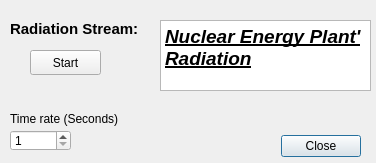
<?xml version="1.0" encoding="UTF-8"?>
<ui version="4.0">
 <class>energy_plant_radiation_classDialogBase</class>
 <widget class="QDialog" name="energy_plant_radiation_classDialogBase">
  <property name="geometry">
   <rect>
    <x>0</x>
    <y>0</y>
    <width>376</width>
    <height>163</height>
   </rect>
  </property>
  <property name="windowTitle">
   <string>Nuclear Energy Plant</string>
  </property>
  <widget class="QDialogButtonBox" name="button_box">
   <property name="geometry">
    <rect>
     <x>280</x>
     <y>130</y>
     <width>81</width>
     <height>32</height>
    </rect>
   </property>
   <property name="orientation">
    <enum>Qt::Horizontal</enum>
   </property>
   <property name="standardButtons">
    <set>QDialogButtonBox::Close</set>
   </property>
  </widget>
  <widget class="QPushButton" name="start_radiation">
   <property name="geometry">
    <rect>
     <x>30</x>
     <y>50</y>
     <width>71</width>
     <height>25</height>
    </rect>
   </property>
   <property name="autoFillBackground">
    <bool>false</bool>
   </property>
   <property name="text">
    <string>Start</string>
   </property>
  </widget>
  <widget class="QTextBrowser" name="textBrowser">
   <property name="geometry">
    <rect>
     <x>160</x>
     <y>20</y>
     <width>211</width>
     <height>71</height>
    </rect>
   </property>
   <property name="html">
    <string>&lt;!DOCTYPE HTML PUBLIC &quot;-//W3C//DTD HTML 4.0//EN&quot; &quot;http://www.w3.org/TR/REC-html40/strict.dtd&quot;&gt;
&lt;html&gt;&lt;head&gt;&lt;meta name=&quot;qrichtext&quot; content=&quot;1&quot; /&gt;&lt;style type=&quot;text/css&quot;&gt;
p, li { white-space: pre-wrap; }
&lt;/style&gt;&lt;/head&gt;&lt;body style=&quot; font-family:'Noto Sans'; font-size:9pt; font-weight:400; font-style:normal;&quot;&gt;
&lt;p style=&quot; margin-top:0px; margin-bottom:0px; margin-left:0px; margin-right:0px; -qt-block-indent:0; text-indent:0px;&quot;&gt;&lt;span style=&quot; font-size:14pt; font-weight:600; font-style:italic; text-decoration: underline;&quot;&gt;Nuclear Energy Plant' Radiation&lt;/span&gt;&lt;/p&gt;&lt;/body&gt;&lt;/html&gt;</string>
   </property>
  </widget>
  <widget class="QSpinBox" name="sb">
   <property name="geometry">
    <rect>
     <x>10</x>
     <y>130</y>
     <width>61</width>
     <height>21</height>
    </rect>
   </property>
   <property name="minimum">
    <number>1</number>
   </property>
   <property name="maximum">
    <number>10</number>
   </property>
  </widget>
  <widget class="QLabel" name="label">
   <property name="geometry">
    <rect>
     <x>10</x>
     <y>110</y>
     <width>111</width>
     <height>17</height>
    </rect>
   </property>
   <property name="text">
    <string>Time rate (Seconds)</string>
   </property>
  </widget>
  <widget class="QLabel" name="label_2">
   <property name="geometry">
    <rect>
     <x>10</x>
     <y>20</y>
     <width>141</width>
     <height>17</height>
    </rect>
   </property>
   <property name="font">
    <font>
     <pointsize>11</pointsize>
     <weight>75</weight>
     <bold>true</bold>
    </font>
   </property>
   <property name="text">
    <string>Radiation Stream:</string>
   </property>
  </widget>
 </widget>
 <resources/>
 <connections>
  <connection>
   <sender>button_box</sender>
   <signal>accepted()</signal>
   <receiver>energy_plant_radiation_classDialogBase</receiver>
   <slot>accept()</slot>
   <hints>
    <hint type="sourcelabel">
     <x>20</x>
     <y>20</y>
    </hint>
    <hint type="destinationlabel">
     <x>20</x>
     <y>20</y>
    </hint>
   </hints>
  </connection>
  <connection>
   <sender>button_box</sender>
   <signal>rejected()</signal>
   <receiver>energy_plant_radiation_classDialogBase</receiver>
   <slot>reject()</slot>
   <hints>
    <hint type="sourcelabel">
     <x>20</x>
     <y>20</y>
    </hint>
    <hint type="destinationlabel">
     <x>20</x>
     <y>20</y>
    </hint>
   </hints>
  </connection>
 </connections>
</ui>
